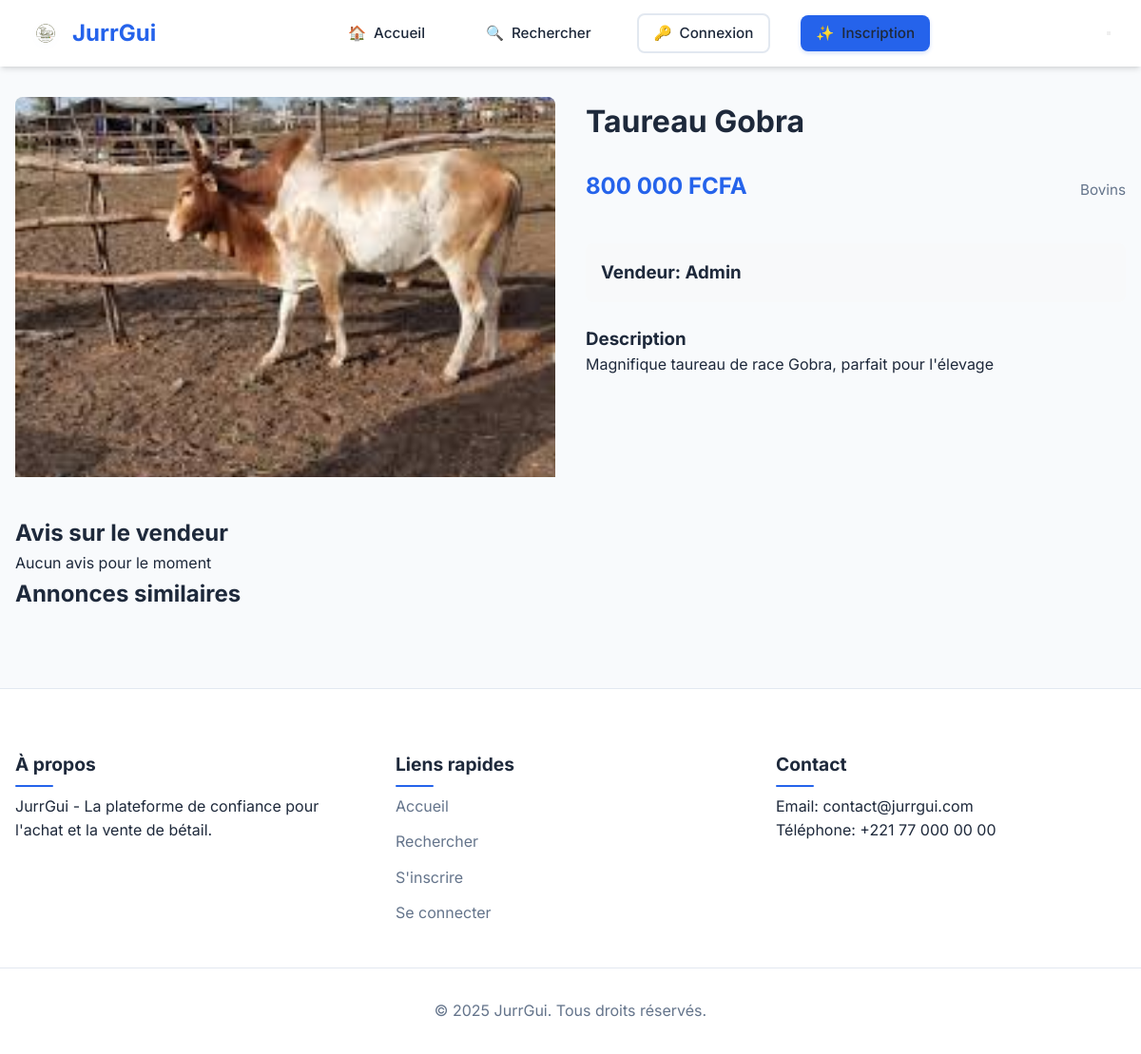
The page /detail_betail.php?id=1 on the database its author committed.
### tables this page shows
CREATE TABLE `betail` (
  `id` int(11) NOT NULL AUTO_INCREMENT,
  `vendeur_id` int(11) NOT NULL,
  `categorie` enum('bovins','ovins','caprins') NOT NULL,
  `nom_betail` varchar(100) NOT NULL,
  `description` text DEFAULT NULL,
  `prix` decimal(10,2) NOT NULL,
  `photo` varchar(255) DEFAULT NULL,
  `date_publication` datetime DEFAULT current_timestamp(),
  `statut` enum('disponible','reserve','vendu') DEFAULT 'disponible',
  PRIMARY KEY (`id`),
  KEY `vendeur_id` (`vendeur_id`),
  CONSTRAINT `betail_ibfk_1` FOREIGN KEY (`vendeur_id`) REFERENCES `users` (`id`)
);

CREATE TABLE `users` (
  `id` int(11) NOT NULL AUTO_INCREMENT,
  `nom` varchar(100) NOT NULL,
  `email` varchar(100) NOT NULL UNIQUE,
  `password` varchar(255) NOT NULL,
  `telephone` varchar(20) NOT NULL,
  `role` enum('acheteur','vendeur','admin') NOT NULL,
  `date_inscription` datetime DEFAULT current_timestamp(),
  `statut` enum('actif','inactif') DEFAULT 'actif',
  PRIMARY KEY (`id`)
);

### detail_betail.php (the view, shortened to what this page needs)
<?php
require_once 'includes/header.php';
$conn = connectDB();
$betail_id = intval($_GET['id']);
$stmt = $conn->prepare("
    SELECT b.*, u.nom as vendeur_nom, u.email as vendeur_email, u.telephone as vendeur_telephone,
           (SELECT AVG(note) FROM avis WHERE vendeur_id = u.id) as note_vendeur,
           (SELECT COUNT(*) FROM avis WHERE vendeur_id = u.id) as nombre_avis
    FROM betail b
    JOIN users u ON b.vendeur_id = u.id
    WHERE b.id = ?
");
$stmt->bind_param("i", $betail_id);
$stmt->execute();
$betail = $stmt->get_result()->fetch_assoc();
$stmt = $conn->prepare("
    SELECT a.*, u.nom as acheteur_nom
    FROM avis a
    JOIN users u ON a.acheteur_id = u.id
    WHERE a.vendeur_id = ?
    ORDER BY a.date_avis DESC
    LIMIT 5
");
$stmt->bind_param("i", $betail['vendeur_id']);
$stmt->execute();
$avis = $stmt->get_result();
?>
<div class="detail-container">
    <div class="detail-main">
        <div class="detail-gallery">
            <img src="<?php echo htmlspecialchars($betail['photo']); ?>"
                 alt="<?php echo htmlspecialchars($betail['nom_betail']); ?>"
                 class="main-image">
        </div>
        <div class="detail-info">
            <h1><?php echo htmlspecialchars($betail['nom_betail']); ?></h1>
            <div class="price-category">
                <p class="price"><?php echo number_format($betail['prix'], 0, ',', ' '); ?> FCFA</p>
                <p class="category"><?php echo ucfirst($betail['categorie']); ?></p>
            </div>
            <div class="vendor-info">
                <h3>Vendeur: <?php echo htmlspecialchars($betail['vendeur_nom']); ?></h3>
            </div>
            <div class="description">
                <h3>Description</h3>
                <p><?php echo nl2br(htmlspecialchars($betail['description'])); ?></p>
            </div>
        </div>
    </div>
    <div class="detail-sections">
        <section class="vendor-reviews">
            <h2>Avis sur le vendeur</h2>
            <?php if ($avis->num_rows > 0): ?>
                <div class="reviews-list">
                    <?php while ($review = $avis->fetch_assoc()): ?>
                        <div class="review-card">
                            <div class="review-header">
                                <p class="reviewer"><?php echo htmlspecialchars($review['acheteur_nom']); ?></p>
                                <p class="rating">
                                    <?php for ($i = 1; $i <= 5; $i++): ?>
                                        <span class="star <?php echo $i <= $review['note'] ? 'filled' : ''; ?>">★</span>
                                    <?php endfor; ?>
                                </p>
                            </div>
                            <p class="review-comment"><?php echo htmlspecialchars($review['commentaire']); ?></p>
                            <p class="review-date">
                                <?php echo date('d/m/Y', strtotime($review['date_avis'])); ?>
                            </p>
                        </div>
                    <?php endwhile; ?>
                </div>
            <?php else: ?>
                <p>Aucun avis pour le moment</p>
            <?php endif; ?>
        </section>
        <section class="similar-items">
            <h2>Annonces similaires</h2>
        </section>
    </div>
</div>
<?php
require_once 'includes/footer.php';
?>

### styles.css (style rules this page uses)
:root { --primary-color: #2563eb; --primary-dark: #1d4ed8; --primary-light: rgba(37, 99, 235, 0.1); --secondary-color: #f97316; --secondary-dark: #ea580c; --secondary-light: rgba(249, 115, 22, 0.1); --background-color: #f8fafc; --text-color: #1e293b; --text-light: #64748b; --border-color: #e2e8f0; --success-color: #4CAF50; --error-color: #f44336; --warning-color: #f59e0b; --card-shadow: 0 4px 6px -1px rgb(0 0 0 / 0.1), 0 2px 4px -2px rgb(0 0 0 / 0.1); --card-shadow-hover: 0 10px 15px -3px rgb(0 0 0 / 0.1), 0 4px 6px -4px rgb(0 0 0 / 0.1); --transition-base: all 0.3s cubic-bezier(0.4, 0, 0.2, 1); --transition-smooth: all 0.5s cubic-bezier(0.4, 0, 0.2, 1); --info-color: #2196F3; }
* { margin: 0; padding: 0; box-sizing: border-box; }
body { font-family: 'Inter', system-ui, -apple-system, sans-serif; line-height: 1.6; background-color: var(--background-color); color: var(--text-color); padding-top: 70px; overflow-x: hidden; }
.category { color: var(--text-light); font-size: 0.95rem; margin-bottom: 0.5rem; }
.price { font-size: 1.5rem; font-weight: 700; color: var(--primary-color); margin-bottom: 1rem; }

### detail_betail.php (style rules this page uses)
.detail-container { max-width: 1200px; margin: 2rem auto; padding: 0 1rem; }
.detail-main { display: grid; grid-template-columns: 1fr 1fr; gap: 2rem; margin-bottom: 2rem; }
.detail-gallery { position: relative; border-radius: 8px; overflow: hidden; }
.main-image { width: 100%; height: 400px; object-fit: cover; }
.detail-info { display: flex; flex-direction: column; gap: 1.5rem; }
.price-category { display: flex; justify-content: space-between; align-items: center; }
.price { font-size: 1.5rem; font-weight: bold; color: var(--primary-color); }
.vendor-info { padding: 1rem; background: #f8f9fa; border-radius: 8px; }

### rows shown on the page
betail: photo (picture), nom_betail "Taureau Gobra", prix "800 000", categorie "Bovins", vendeur.nom "Admin", description "Magnifique taureau de race Gobra, parfait pour l'élevage"
